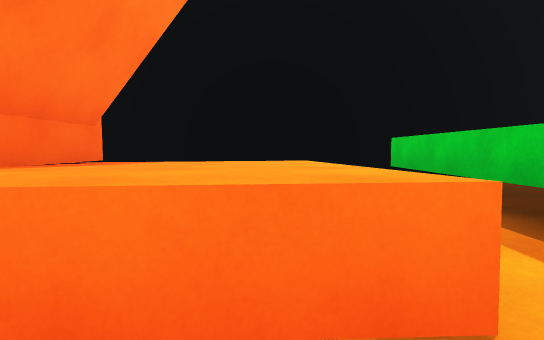
[1] (above)

17 first-person views from a walk through a scene from a Unity 3-D project. The camera is 1.2 m above the floor, tilts 4° down and sees 85° across. The floor is counted in squares, 2 m on a side. Each view is taken from the middle of a square. On the plan, view 1 faces up. The plan holds only what a view shows up to about 9 squares ahead; the rest is blank. The place goes on beyond the plan.

[2]
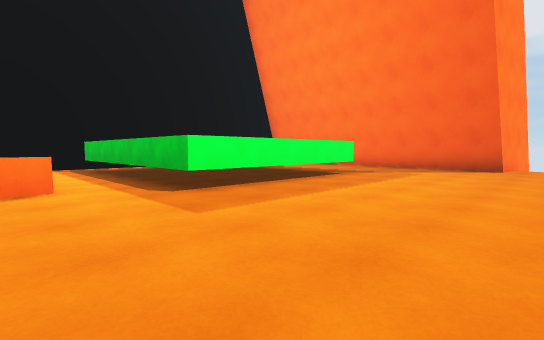

[3]
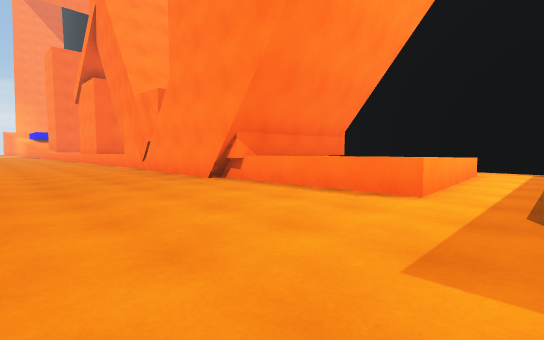

[4]
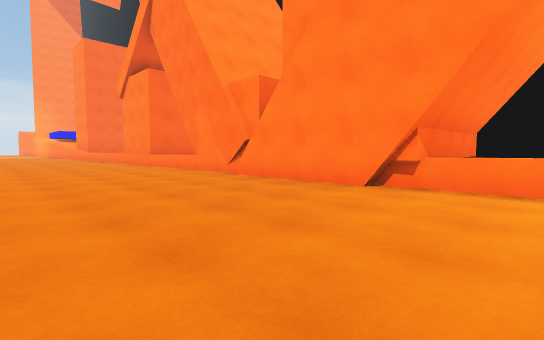

[5]
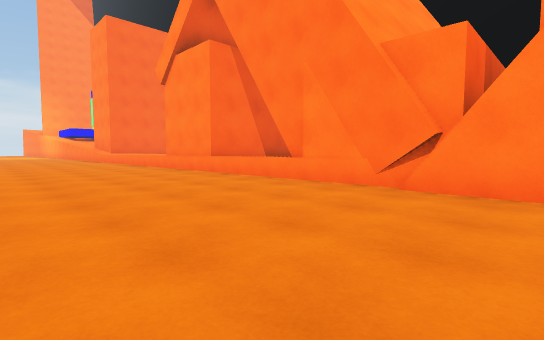

[6]
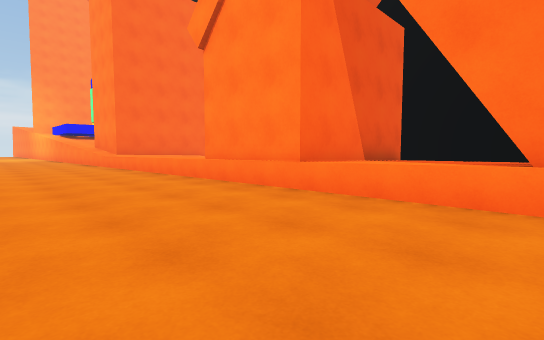

[7]
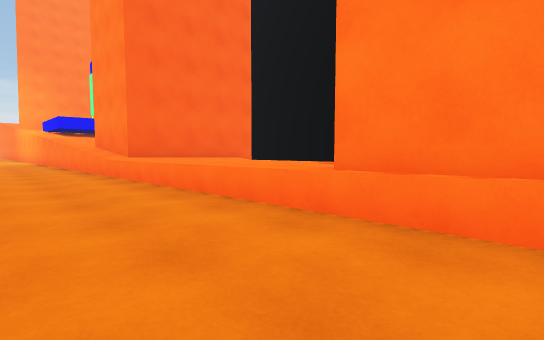

[8]
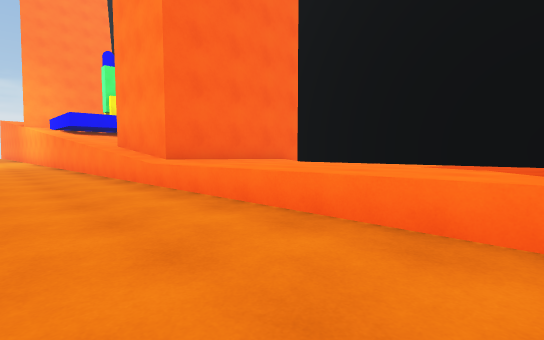

[9]
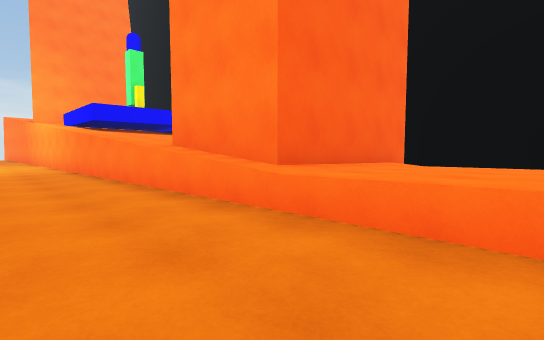

[10]
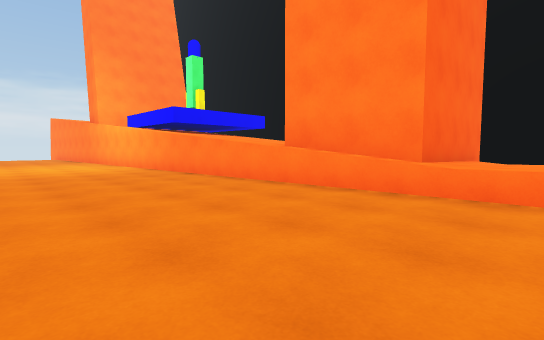

[11]
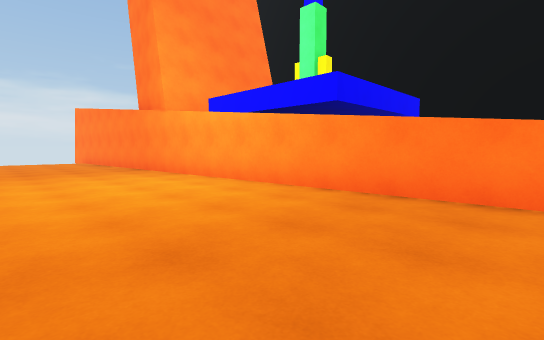

[12]
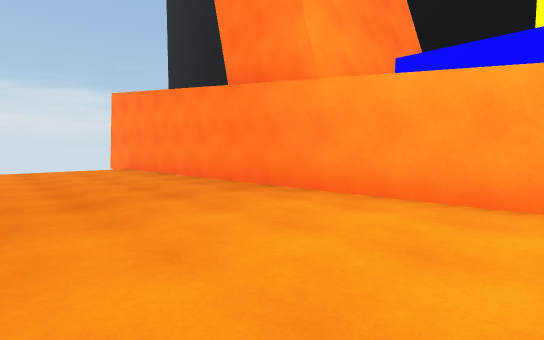

[13]
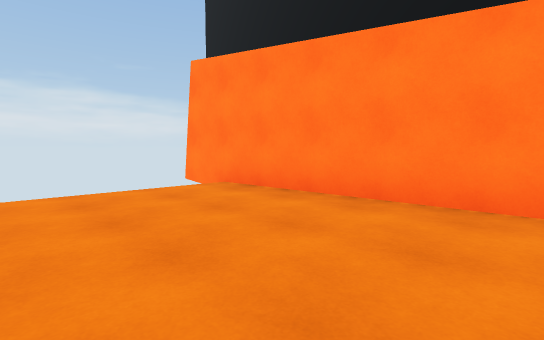

[14]
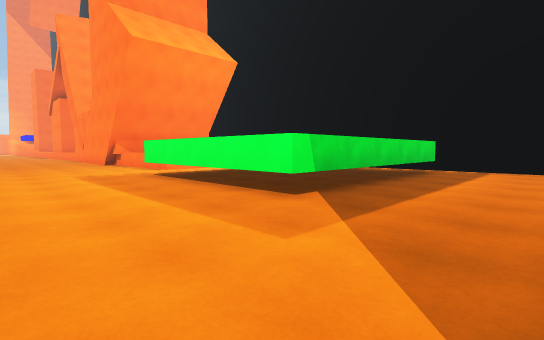

[15]
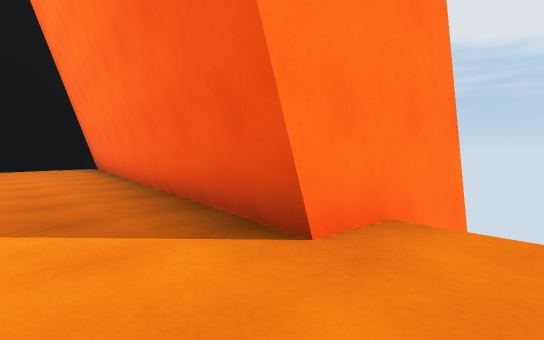

[16]
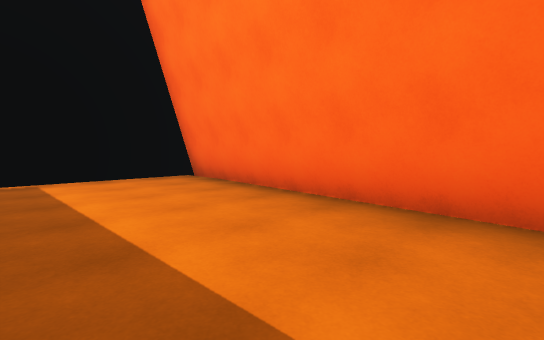

[17]
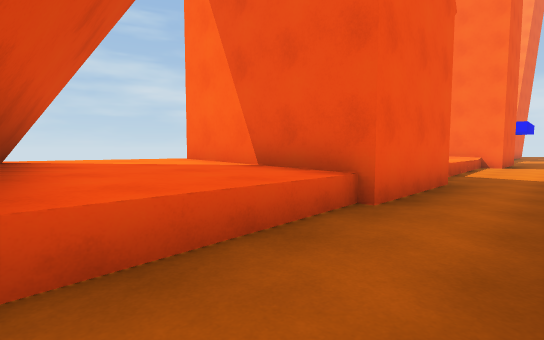

### Floor plan
Key: @ floor where view 1 was taken; # wall or solid block; . floor; ^ raised ledge.
Columns run from 40 left of view 1 to 11 right of it. Each row starts with its distance up from view 1.
  7                    ############     ########  ######
  6                      ...........         ... ......#
  5                    .............       ...^^ ^^....#
  4                    #^^^^^^###^^^     #^^^.^   ^...##
  3                    ^^^^^^^  ^^^#     #^^^.^   ^...#
  2               ^^   ^^^^^^^  ^^^#     #^^^.^   ^...#
  1               ^^^^^^^^^^^^###^^#######^^^.^   ^...#
  0 ##############^^^^^^^^..................@.^^^^^...#
 -1 #.................................................#
 -2  .................................................#
 -3  .................................................##
 -4  .....................   ..........................

Where each view was taken, in squares from view 1:
view 1: 0 up, 0 right, facing up
view 2: 4 down, 0 right, facing up-right
view 3: 3 down, 2 right, facing up-left
view 4: 4 down, 1 left, facing up-left
view 5: 4 down, 5 left, facing up-left
view 6: 3 down, 9 left, facing up-left
view 7: 2 down, 13 left, facing up-left
view 8: 2 down, 15 left, facing up-left
view 9: 2 down, 18 left, facing up-left
view 10: 4 down, 19 left, facing up-left
view 11: 4 down, 25 left, facing up-left
view 12: 4 down, 30 left, facing up-left
view 13: 4 down, 35 left, facing up-left
view 14: 3 down, 9 right, facing up-left
view 15: 4 down, 8 right, facing up-right
view 16: 0 up, 7 right, facing up-right
view 17: 6 up, 9 left, facing down-left
